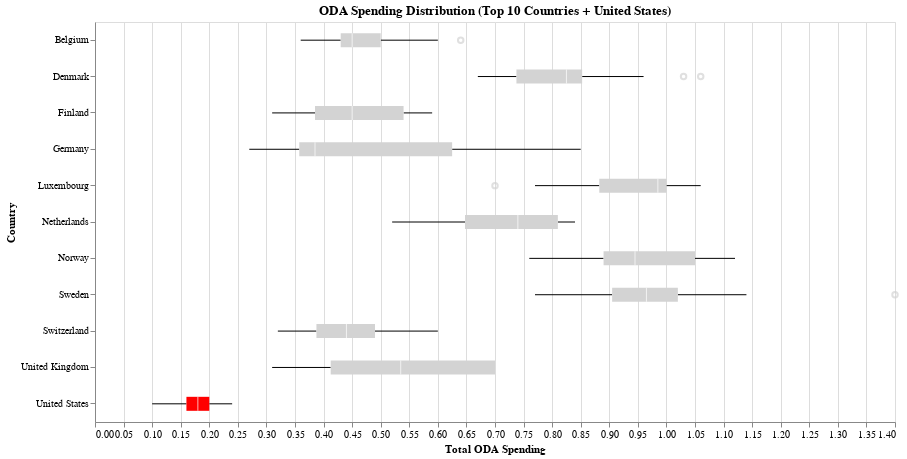

The notebook cell saved with this chart:
### Code cell
# Step 1: Group by country and sum ODA
country_totals = global_aid.groupby('name')['ODA/GNI (right-axis)'].sum().reset_index()

# Step 2: Get top 10 countries + US
top_countries = country_totals.sort_values(by='ODA/GNI (right-axis)', ascending=False).head(10)
top_names = top_countries['name'].tolist()

# Always include United States
if 'United States' not in top_names:
    top_names.append('United States')

# Step 3: Filter original data to just those countries
filtered = global_aid[global_aid['name'].isin(top_names)].copy()

# Step 4: Create a color field: red for US, grey for others
filtered['color'] = filtered['name'].apply(lambda x: 'United States' if x == 'United States' else 'Other')

# Step 5: Create boxplot with custom colors
boxplot = alt.Chart(filtered).mark_boxplot().encode(
    y=alt.Y('name:N', title='Country'),
    x=alt.X('ODA/GNI (right-axis):Q', title='Total ODA Spending'),
    color=alt.Color('color:N',
                    scale=alt.Scale(domain=['United States', 'Other'],
                                    range=['red', 'lightgray']),
                    legend=None)
).properties(
    width=800,
    height=400,
    title='ODA Spending Distribution (Top 10 Countries + United States)'
)

boxplot

### Figure 1 — Vega-Lite specification as saved in the notebook (floating-point values rounded to 4 significant figures; data arrays with more than 128 entries replaced by an {"elided": "..."} marker saying what was removed)
{"config": {"view": {"continuousWidth": 300, "continuousHeight": 300}}, "data": {"name": "data-7ae4818703db3b39537d71ce57ae1ac1"}, "mark": {"type": "boxplot"}, "encoding": {"color": {"field": "color", "legend": null, "scale": {"domain": ["United States", "Other"], "range": ["red", "lightgray"]}, "type": "nominal"}, "x": {"field": "ODA/GNI (right-axis)", "title": "Total ODA Spending", "type": "quantitative"}, "y": {"field": "name", "title": "Country", "type": "nominal"}}, "height": 400, "title": "ODA Spending Distribution (Top 10 Countries + United States)", "width": 800, "$schema": "https://vega.github.io/schema/vega-lite/v5.20.1.json", "datasets": {"data-7ae4818703db3b39537d71ce57ae1ac1": {"elided": "264 records"}}}
